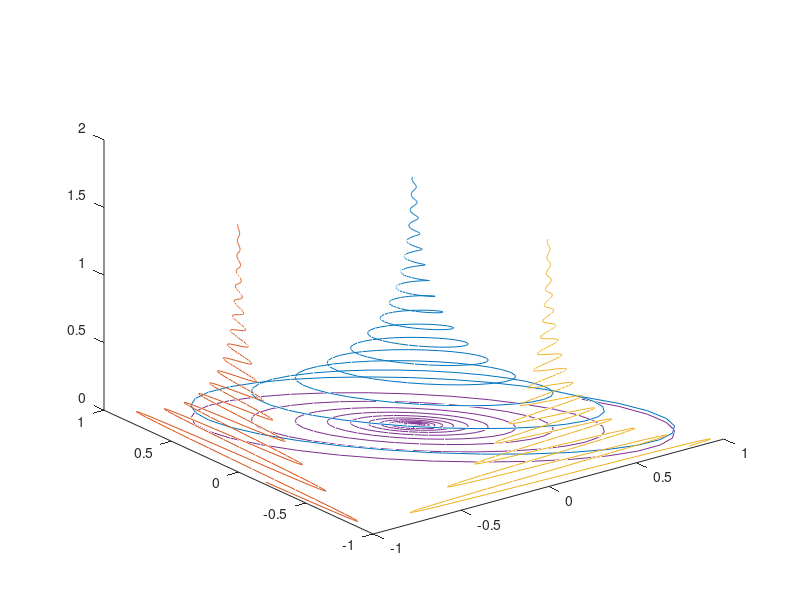

This figure's MATLAB source:
a=(1:0.2:100);
x=sin(a).*exp(-a*0.05);
y=cos(a+pi/4).*exp(-a*0.05);
z=a*exp(-4);
plot3(x,y,z);
hold on;
x_z=zeros(1,length(x))-1;
plot3(x_z,y,z);
hold on;
y_z=zeros(1,length(x))-1;
plot3(x,y_z,z);
hold on;
z_z=zeros(1,length(x));
plot3(x,y,z_z);